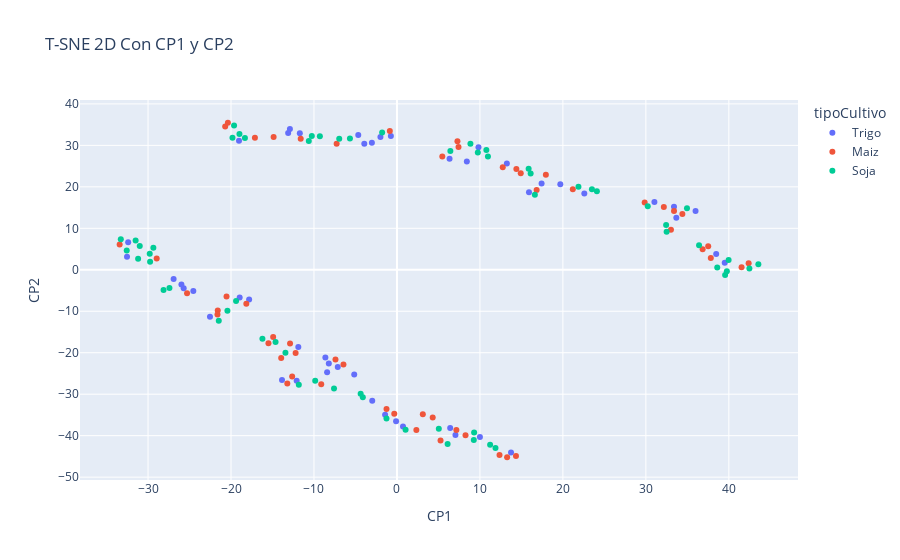

The notebook cell this image was saved under:
### Code cell
fig_tsne_2d = px.scatter(tsne_df, x='CP1', y='CP2', color = y,
                         labels = {'color':'Star type', 0:'PC1',1:'PC2'},
                         title='T-SNE 2D Con CP1 y CP2')
fig_tsne_2d.show()
